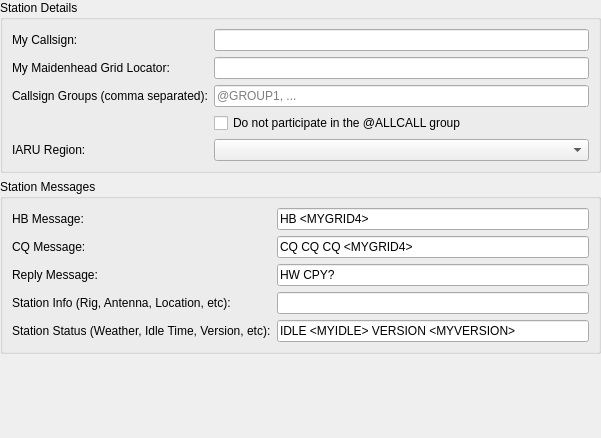
             <widget class="QWidget" name="scrollAreaWidgetContents">
              <property name="geometry">
               <rect>
                <x>0</x>
                <y>0</y>
                <width>601</width>
                <height>438</height>
               </rect>
              </property>
              <layout class="QVBoxLayout" name="verticalLayout_3">
               <property name="spacing">
                <number>6</number>
               </property>
               <property name="leftMargin">
                <number>0</number>
               </property>
               <property name="topMargin">
                <number>0</number>
               </property>
               <property name="rightMargin">
                <number>0</number>
               </property>
               <property name="bottomMargin">
                <number>0</number>
               </property>
               <item>
                <widget class="QGroupBox" name="groupBox_17">
                 <property name="title">
                  <string>Station Details</string>
                 </property>
                 <layout class="QGridLayout" name="gridLayout_13">
                  <item row="0" column="0">
                   <widget class="QLabel" name="callsign_label">
                    <property name="text">
                     <string>My Callsign:</string>
                    </property>
                    <property name="buddy">
                     <cstring>callsign_line_edit</cstring>
                    </property>
                   </widget>
                  </item>
                  <item row="1" column="0">
                   <widget class="QLabel" name="grid_label">
                    <property name="text">
                     <string>My Maidenhead Grid Locator:</string>
                    </property>
                    <property name="buddy">
                     <cstring>grid_line_edit</cstring>
                    </property>
                   </widget>
                  </item>
                  <item row="1" column="1">
                   <widget class="QLineEdit" name="grid_line_edit">
                    <property name="toolTip">
                     <string>&lt;html&gt;&lt;head/&gt;&lt;body&gt;&lt;p&gt;4 to 12-digit Maidenhead Locator&lt;/p&gt;&lt;/body&gt;&lt;/html&gt;</string>
                    </property>
                    <property name="maxLength">
                     <number>12</number>
                    </property>
                   </widget>
                  </item>
                  <item row="3" column="1">
                   <widget class="QLineEdit" name="groups_line_edit">
                    <property name="toolTip">
                     <string>&lt;html&gt;&lt;head/&gt;&lt;body&gt;&lt;p&gt;Enter a comma separated list of callsign groups (e.g., @GROUP/1, @ARES, @RACES, etc). &lt;br/&gt;&lt;br/&gt;Each group behaves similarly to @ALLCALL. Messages that are directed to the group are printed at all participating stations.&lt;/p&gt;&lt;/body&gt;&lt;/html&gt;</string>
                    </property>
                    <property name="text">
                     <string/>
                    </property>
                    <property name="placeholderText">
                     <string>@GROUP1, ...</string>
                    </property>
                   </widget>
                  </item>
                  <item row="3" column="0">
                   <widget class="QLabel" name="groups_label">
                    <property name="text">
                     <string>Callsign Groups (comma separated):</string>
                    </property>
                   </widget>
                  </item>
                  <item row="0" column="1">
                   <widget class="QLineEdit" name="callsign_line_edit">
                    <property name="toolTip">
                     <string>Station callsign.</string>
                    </property>
                   </widget>
                  </item>
                  <item row="4" column="1">
                   <widget class="QCheckBox" name="avoid_allcall_check_box">
                    <property name="text">
                     <string>Do not participate in the @ALLCALL group</string>
                    </property>
                    <property name="checked">
                     <bool>false</bool>
                    </property>
                   </widget>
                  </item>
                  <item row="6" column="1">
                   <widget class="QComboBox" name="region_combo_box">
                    <property name="visible">
                     <bool>false</bool>
                    </property>
                    <property name="toolTip">
                     <string>IARU Region</string>
                    </property>
                   </widget>
                  </item>
                  <item row="6" column="0">
                   <widget class="QLabel" name="region_label">
                    <property name="visible">
                     <bool>false</bool>
                    </property>
                    <property name="text">
                     <string>IARU Region:</string>
                    </property>
                    <property name="buddy">
                     <cstring>region_combo_box</cstring>
                    </property>
                   </widget>
                  </item>
                 </layout>
                </widget>
               </item>
               <item>
                <widget class="QGroupBox" name="groupBox_16">
                 <property name="title">
                  <string>Station Messages</string>
                 </property>
                 <layout class="QGridLayout" name="gridLayout_4">
                  <item row="4" column="1">
                   <widget class="QLineEdit" name="status_message_line_edit">
                    <property name="text">
                     <string>IDLE &lt;MYIDLE&gt; VERSION &lt;MYVERSION&gt;</string>
                    </property>
                   </widget>
                  </item>
                  <item row="2" column="0">
                   <widget class="QLabel" name="label_17">
                    <property name="text">
                     <string>Reply Message:</string>
                    </property>
                   </widget>
                  </item>
                  <item row="0" column="0">
                   <widget class="QLabel" name="label_28">
                    <property name="visible">
                     <bool>false</bool>
                    </property>
                    <property name="text">
                     <string>HB Message:</string>
                    </property>
                   </widget>
                  </item>
                  <item row="2" column="1">
                   <widget class="QLineEdit" name="reply_message_line_edit">
                    <property name="text">
                     <string>HW CPY?</string>
                    </property>
                   </widget>
                  </item>
                  <item row="0" column="1">
                   <widget class="QLineEdit" name="hb_message_line_edit">
                    <property name="visible">
                     <bool>false</bool>
                    </property>
                    <property name="text">
                     <string>HB &lt;MYGRID4&gt;</string>
                    </property>
                   </widget>
                  </item>
                  <item row="1" column="1">
                   <widget class="QLineEdit" name="cq_message_line_edit">
                    <property name="text">
                     <string>CQ CQ CQ &lt;MYGRID4&gt;</string>
                    </property>
                   </widget>
                  </item>
                  <item row="3" column="0">
                   <widget class="QLabel" name="label_14">
                    <property name="toolTip">
                     <string>&lt;html&gt;&lt;head/&gt;&lt;body&gt;&lt;p&gt;Station location message&lt;/p&gt;&lt;/body&gt;&lt;/html&gt;</string>
                    </property>
                    <property name="text">
                     <string>Station Info (Rig, Antenna, Location, etc):</string>
                    </property>
                   </widget>
                  </item>
                  <item row="4" column="0">
                   <widget class="QLabel" name="label_27">
                    <property name="text">
                     <string>Station Status (Weather, Idle Time, Version, etc):</string>
                    </property>
                   </widget>
                  </item>
                  <item row="3" column="1">
                   <widget class="QLineEdit" name="info_message_line_edit">
                    <property name="toolTip">
                     <string>&lt;html&gt;&lt;head/&gt;&lt;body&gt;&lt;p&gt;Station location message that is transmitted in response to &amp;quot;@&amp;quot; directed queries.&lt;/p&gt;&lt;/body&gt;&lt;/html&gt;</string>
                    </property>
                   </widget>
                  </item>
                  <item row="1" column="0">
                   <widget class="QLabel" name="label_19">
                    <property name="text">
                     <string>CQ Message:</string>
                    </property>
                   </widget>
                  </item>
                 </layout>
                </widget>
               </item>
               <item>
                <spacer name="verticalSpacer_14">
                 <property name="orientation">
                  <enum>Qt::Orientation::Vertical</enum>
                 </property>
                 <property name="sizeHint" stdset="0">
                  <size>
                   <width>20</width>
                   <height>40</height>
                  </size>
                 </property>
                </spacer>
               </item>
              </layout>
             </widget>
